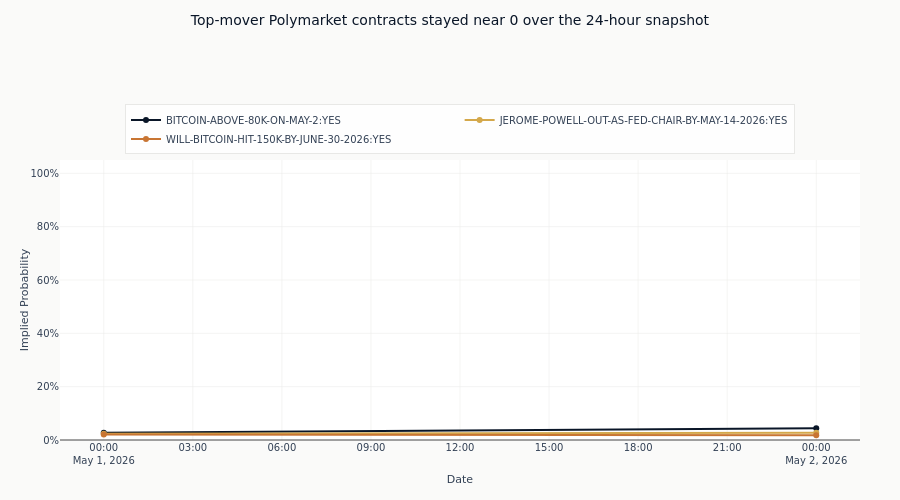

The code cell stored with this chart in its notebook:
### Markdown cell above
## 7. Probability Evolution

The downloaded OHLCV data lets us inspect how probability evolved through
time for the most active contracts.

### Code cell
# Pick the three contracts whose probability moved most over the snapshot
# (largest |latest_prob - initial_prob|). Picking by total_volume can land
# on contracts that flat-lined near 0 or 1 across both available bars,
# producing a near-blank chart.
movers = (
    contracts.with_columns(
        (pl.col("latest_prob") - pl.col("initial_prob")).abs().alias("abs_move"),
    )
    .filter(pl.col("latest_prob").is_not_null() & pl.col("initial_prob").is_not_null())
    .sort("abs_move", descending=True)
    .head(3)
)
top_contracts = movers["symbol"].to_list()

fig = go.Figure()
palette = [COLORS["blue"], COLORS["amber"], COLORS["copper"]]

for sym, color in zip(top_contracts, palette, strict=False):
    data = df.filter(pl.col("symbol") == sym).sort("timestamp").to_pandas()
    label = sym[:50] + "..." if len(sym) > 50 else sym
    fig.add_trace(
        go.Scatter(
            x=data["timestamp"],
            y=data["close"],
            mode="lines+markers",
            name=label,
            line=dict(color=color, width=2),
        )
    )

fig.update_layout(
    title=dict(
        text="Top-mover Polymarket contracts stayed near 0 over the 24-hour snapshot",
        y=0.97,
    ),
    xaxis_title="Date",
    yaxis_title="Implied Probability",
    yaxis=dict(tickformat=".0%", range=[0, 1.05]),
    height=500,
    margin=dict(t=160, b=60, l=60, r=40),
    legend=dict(orientation="h", yanchor="bottom", y=1.02, xanchor="center", x=0.5),
)

fig.show()

### Figure 1 — Plotly figure (JSON) as saved in the notebook; plotly's stock layout.template omitted (floating-point values rounded to 4 significant figures)
{"data": [{"line": {"color": "#0a1628", "width": 2}, "mode": "lines+markers", "name": "BITCOIN-ABOVE-80K-ON-MAY-2:YES", "type": "scatter", "x": ["2026-05-01T00:00:00", "2026-05-02T00:00:00"], "y": [0.0275, 0.0445]}, {"line": {"color": "#D4A84B", "width": 2}, "mode": "lines+markers", "name": "JEROME-POWELL-OUT-AS-FED-CHAIR-BY-MAY-14-2026:YES", "type": "scatter", "x": ["2026-05-01T00:00:00", "2026-05-02T00:00:00"], "y": [0.0235, 0.0275]}, {"line": {"color": "#C87533", "width": 2}, "mode": "lines+markers", "name": "WILL-BITCOIN-HIT-150K-BY-JUNE-30-2026:YES", "type": "scatter", "x": ["2026-05-01T00:00:00", "2026-05-02T00:00:00"], "y": [0.0205, 0.0175]}], "layout": {"height": 500, "legend": {"orientation": "h", "x": 0.5, "xanchor": "center", "y": 1.02, "yanchor": "bottom"}, "margin": {"b": 60, "l": 60, "r": 40, "t": 160}, "title": {"text": "Top-mover Polymarket contracts stayed near 0 over the 24-hour snapshot", "y": 0.97}, "xaxis": {"title": {"text": "Date"}}, "yaxis": {"range": [0, 1.05], "tickformat": ".0%", "title": {"text": "Implied Probability"}}}}
